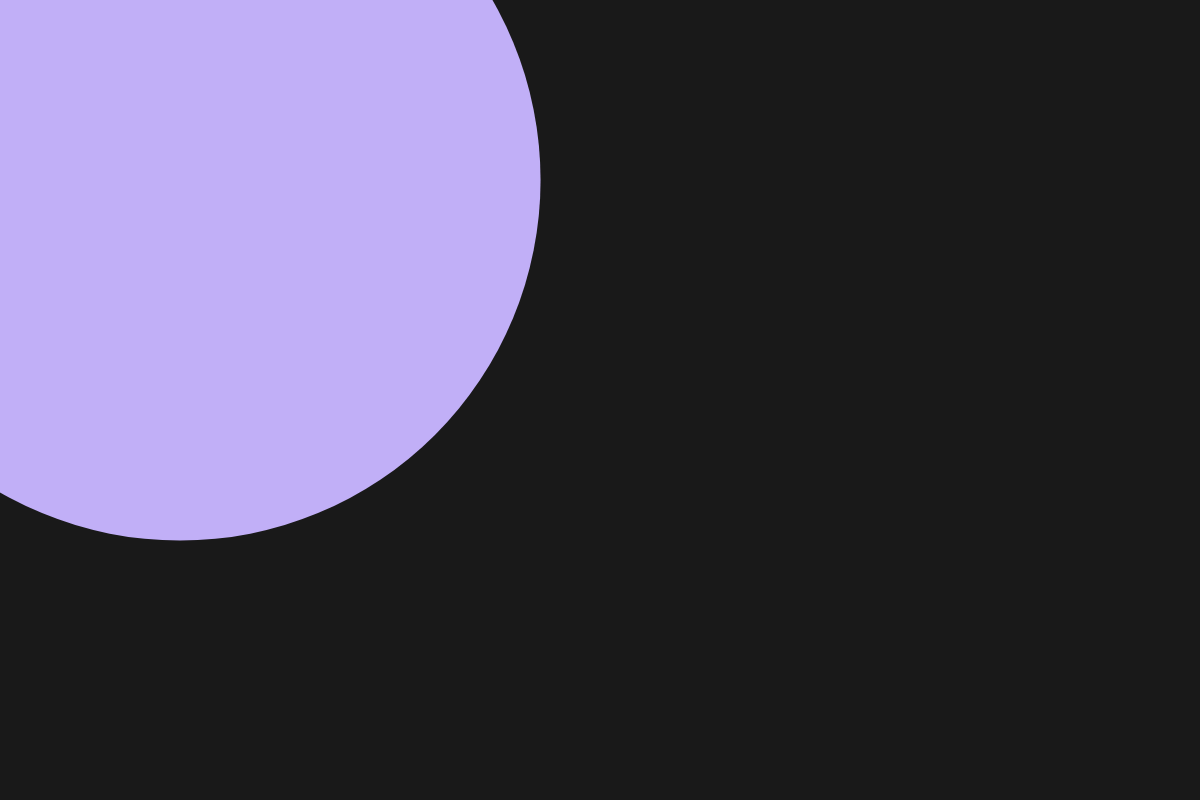
Frame 1 (no input)
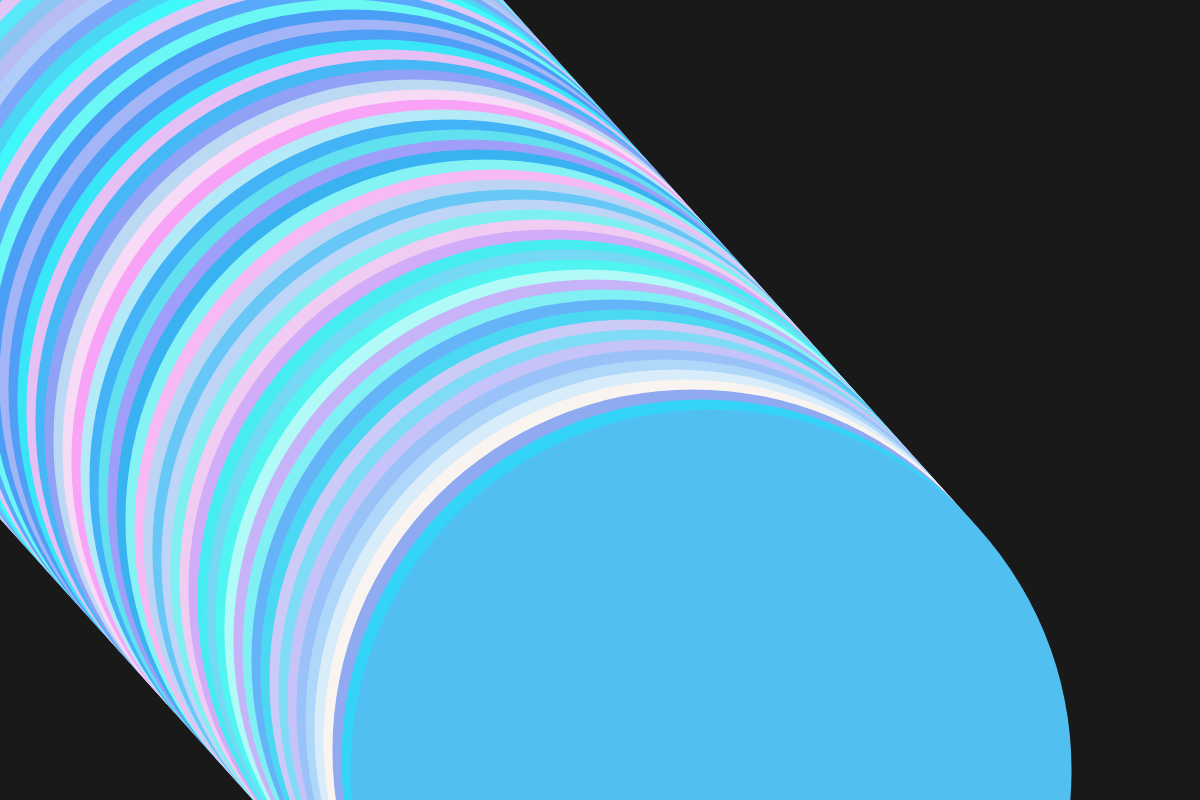
Frame 60 (no input)
Frame 120 (the mouse pressed at the canvas centre since frame 60): identical to frame 60, image omitted

The p5.js sketch that drew these frames (run headless with seeded random() and noise() and a simulated clock; from frame 60 on, the mouse is pressed at the canvas centre):

// p5.js sketch
// ── sketch.js
var x = 180;
var y = 180;
var xspeed = 9;
var yspeed = 10;


function setup() {
  createCanvas(windowWidth, 800);
  background (25);

}

function draw() {

  noStroke();

	//distance from center of the screen
	var d = dist(windowWidth/2, 400, mouseX, mouseY);

  	fill (random(51, 250), random(155, 250), random(240, 250));
  	ellipse (x, y, d, d);

  	//bouncing horizontally
 	 x = x + xspeed;

  	 if (x > windowWidth || x < 0)  {
     	xspeed = -xspeed;
  	}

  	//bouncing veritcally
  	y = y + yspeed;

  	if (y > windowHeight || y < 0) {
	 	  yspeed = -yspeed;
  	}

}
